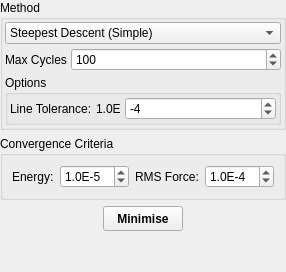
<?xml version="1.0" encoding="UTF-8"?>
<ui version="4.0">
 <class>MinimiserWidget</class>
 <widget class="QDockWidget" name="MinimiserWidget">
  <property name="geometry">
   <rect>
    <x>0</x>
    <y>0</y>
    <width>270</width>
    <height>272</height>
   </rect>
  </property>
  <property name="minimumSize">
   <size>
    <width>270</width>
    <height>272</height>
   </size>
  </property>
  <property name="windowTitle">
   <string>Minimiser</string>
  </property>
  <widget class="QWidget" name="dockWidgetContents">
   <layout class="QVBoxLayout" name="verticalLayout">
    <property name="margin">
     <number>0</number>
    </property>
    <item>
     <widget class="QGroupBox" name="groupBox">
      <property name="sizePolicy">
       <sizepolicy hsizetype="Minimum" vsizetype="Minimum">
        <horstretch>0</horstretch>
        <verstretch>0</verstretch>
       </sizepolicy>
      </property>
      <property name="title">
       <string>Method</string>
      </property>
      <layout class="QVBoxLayout" name="_7">
       <property name="spacing">
        <number>4</number>
       </property>
       <property name="margin">
        <number>2</number>
       </property>
       <item>
        <widget class="QComboBox" name="MinimiserMethodCombo">
         <property name="sizePolicy">
          <sizepolicy hsizetype="Expanding" vsizetype="Fixed">
           <horstretch>0</horstretch>
           <verstretch>0</verstretch>
          </sizepolicy>
         </property>
         <item>
          <property name="text">
           <string>Steepest Descent (Simple)</string>
          </property>
         </item>
         <item>
          <property name="text">
           <string>Steepest Descent (Line Minimised)</string>
          </property>
         </item>
         <item>
          <property name="text">
           <string>Conjugate Gradient</string>
          </property>
         </item>
         <item>
          <property name="text">
           <string>Monte Carlo (Molecular)</string>
          </property>
         </item>
         <item>
          <property name="text">
           <string>BFGS / PM6 (MOPAC)</string>
          </property>
         </item>
        </widget>
       </item>
       <item>
        <layout class="QHBoxLayout" name="_8">
         <property name="spacing">
          <number>4</number>
         </property>
         <property name="margin">
          <number>0</number>
         </property>
         <item>
          <widget class="QLabel" name="label_46">
           <property name="text">
            <string>Max Cycles</string>
           </property>
          </widget>
         </item>
         <item>
          <widget class="QSpinBox" name="MinimiseCyclesSpin">
           <property name="sizePolicy">
            <sizepolicy hsizetype="Expanding" vsizetype="Fixed">
             <horstretch>0</horstretch>
             <verstretch>0</verstretch>
            </sizepolicy>
           </property>
           <property name="minimum">
            <number>1</number>
           </property>
           <property name="maximum">
            <number>10000</number>
           </property>
           <property name="singleStep">
            <number>2</number>
           </property>
           <property name="value">
            <number>100</number>
           </property>
          </widget>
         </item>
        </layout>
       </item>
       <item>
        <widget class="QGroupBox" name="MethodOptionsGroup">
         <property name="sizePolicy">
          <sizepolicy hsizetype="Minimum" vsizetype="Minimum">
           <horstretch>0</horstretch>
           <verstretch>0</verstretch>
          </sizepolicy>
         </property>
         <property name="title">
          <string>Options</string>
         </property>
         <layout class="QVBoxLayout">
          <property name="spacing">
           <number>4</number>
          </property>
          <property name="margin">
           <number>2</number>
          </property>
          <item>
           <widget class="QStackedWidget" name="MethodOptionsStack">
            <property name="sizePolicy">
             <sizepolicy hsizetype="Expanding" vsizetype="Preferred">
              <horstretch>0</horstretch>
              <verstretch>0</verstretch>
             </sizepolicy>
            </property>
            <property name="currentIndex">
             <number>1</number>
            </property>
            <widget class="QWidget" name="MinimiseSDPage">
             <layout class="QHBoxLayout" name="_2">
              <property name="spacing">
               <number>4</number>
              </property>
              <property name="margin">
               <number>0</number>
              </property>
              <item>
               <layout class="QHBoxLayout" name="_3">
                <property name="spacing">
                 <number>4</number>
                </property>
                <property name="margin">
                 <number>0</number>
                </property>
                <item>
                 <widget class="QLabel" name="label_20">
                  <property name="sizePolicy">
                   <sizepolicy hsizetype="Minimum" vsizetype="Preferred">
                    <horstretch>0</horstretch>
                    <verstretch>0</verstretch>
                   </sizepolicy>
                  </property>
                  <property name="text">
                   <string>Line Tolerance:</string>
                  </property>
                 </widget>
                </item>
                <item>
                 <widget class="QLabel" name="label_21">
                  <property name="sizePolicy">
                   <sizepolicy hsizetype="Minimum" vsizetype="Preferred">
                    <horstretch>0</horstretch>
                    <verstretch>0</verstretch>
                   </sizepolicy>
                  </property>
                  <property name="text">
                   <string>1.0E</string>
                  </property>
                 </widget>
                </item>
                <item>
                 <widget class="QSpinBox" name="SDLineToleranceSpin">
                  <property name="sizePolicy">
                   <sizepolicy hsizetype="Expanding" vsizetype="Fixed">
                    <horstretch>0</horstretch>
                    <verstretch>0</verstretch>
                   </sizepolicy>
                  </property>
                  <property name="minimum">
                   <number>-10</number>
                  </property>
                  <property name="maximum">
                   <number>-1</number>
                  </property>
                  <property name="value">
                   <number>-4</number>
                  </property>
                 </widget>
                </item>
               </layout>
              </item>
             </layout>
            </widget>
            <widget class="QWidget" name="MethodCGOptionsPage">
             <layout class="QVBoxLayout" name="_4">
              <property name="spacing">
               <number>4</number>
              </property>
              <property name="margin">
               <number>0</number>
              </property>
              <item>
               <layout class="QHBoxLayout" name="_5">
                <property name="spacing">
                 <number>4</number>
                </property>
                <property name="margin">
                 <number>0</number>
                </property>
                <item>
                 <widget class="QLabel" name="label_47">
                  <property name="sizePolicy">
                   <sizepolicy hsizetype="Minimum" vsizetype="Preferred">
                    <horstretch>0</horstretch>
                    <verstretch>0</verstretch>
                   </sizepolicy>
                  </property>
                  <property name="text">
                   <string>Line Tolerance:</string>
                  </property>
                 </widget>
                </item>
                <item>
                 <widget class="QLabel" name="label_48">
                  <property name="sizePolicy">
                   <sizepolicy hsizetype="Minimum" vsizetype="Preferred">
                    <horstretch>0</horstretch>
                    <verstretch>0</verstretch>
                   </sizepolicy>
                  </property>
                  <property name="text">
                   <string>1.0E</string>
                  </property>
                 </widget>
                </item>
                <item>
                 <widget class="QSpinBox" name="CGLineToleranceSpin">
                  <property name="sizePolicy">
                   <sizepolicy hsizetype="Expanding" vsizetype="Fixed">
                    <horstretch>0</horstretch>
                    <verstretch>0</verstretch>
                   </sizepolicy>
                  </property>
                  <property name="minimum">
                   <number>-10</number>
                  </property>
                  <property name="maximum">
                   <number>-1</number>
                  </property>
                  <property name="value">
                   <number>-4</number>
                  </property>
                 </widget>
                </item>
               </layout>
              </item>
             </layout>
            </widget>
            <widget class="QWidget" name="MethodMCOptionsPage"/>
            <widget class="QWidget" name="MethodSimplexOptionsPage"/>
           </widget>
          </item>
         </layout>
        </widget>
       </item>
      </layout>
     </widget>
    </item>
    <item>
     <widget class="QGroupBox" name="ConvergenceGroup">
      <property name="sizePolicy">
       <sizepolicy hsizetype="Expanding" vsizetype="Minimum">
        <horstretch>0</horstretch>
        <verstretch>0</verstretch>
       </sizepolicy>
      </property>
      <property name="title">
       <string>Convergence Criteria</string>
      </property>
      <layout class="QHBoxLayout" name="horizontalLayout">
       <item>
        <widget class="QLabel" name="label_9">
         <property name="sizePolicy">
          <sizepolicy hsizetype="Minimum" vsizetype="Preferred">
           <horstretch>0</horstretch>
           <verstretch>0</verstretch>
          </sizepolicy>
         </property>
         <property name="text">
          <string>Energy:</string>
         </property>
        </widget>
       </item>
       <item>
        <widget class="QSpinBox" name="EnergyConvergeSpin">
         <property name="sizePolicy">
          <sizepolicy hsizetype="Expanding" vsizetype="Fixed">
           <horstretch>0</horstretch>
           <verstretch>0</verstretch>
          </sizepolicy>
         </property>
         <property name="prefix">
          <string>1.0E</string>
         </property>
         <property name="minimum">
          <number>-10</number>
         </property>
         <property name="maximum">
          <number>1</number>
         </property>
         <property name="value">
          <number>-5</number>
         </property>
        </widget>
       </item>
       <item>
        <widget class="QLabel" name="label_10">
         <property name="sizePolicy">
          <sizepolicy hsizetype="Minimum" vsizetype="Preferred">
           <horstretch>0</horstretch>
           <verstretch>0</verstretch>
          </sizepolicy>
         </property>
         <property name="text">
          <string>RMS Force:</string>
         </property>
        </widget>
       </item>
       <item>
        <widget class="QSpinBox" name="ForceConvergeSpin">
         <property name="enabled">
          <bool>true</bool>
         </property>
         <property name="sizePolicy">
          <sizepolicy hsizetype="Expanding" vsizetype="Fixed">
           <horstretch>0</horstretch>
           <verstretch>0</verstretch>
          </sizepolicy>
         </property>
         <property name="prefix">
          <string>1.0E</string>
         </property>
         <property name="minimum">
          <number>-10</number>
         </property>
         <property name="maximum">
          <number>1</number>
         </property>
         <property name="value">
          <number>-4</number>
         </property>
        </widget>
       </item>
      </layout>
     </widget>
    </item>
    <item>
     <layout class="QHBoxLayout" name="_9">
      <property name="spacing">
       <number>4</number>
      </property>
      <property name="margin">
       <number>0</number>
      </property>
      <item>
       <spacer>
        <property name="orientation">
         <enum>Qt::Horizontal</enum>
        </property>
        <property name="sizeHint" stdset="0">
         <size>
          <width>21</width>
          <height>20</height>
         </size>
        </property>
       </spacer>
      </item>
      <item>
       <widget class="QPushButton" name="MinimiseButton">
        <property name="minimumSize">
         <size>
          <width>0</width>
          <height>25</height>
         </size>
        </property>
        <property name="font">
         <font>
          <weight>75</weight>
          <bold>true</bold>
         </font>
        </property>
        <property name="text">
         <string>Minimise</string>
        </property>
        <property name="autoDefault">
         <bool>false</bool>
        </property>
       </widget>
      </item>
      <item>
       <spacer>
        <property name="orientation">
         <enum>Qt::Horizontal</enum>
        </property>
        <property name="sizeHint" stdset="0">
         <size>
          <width>21</width>
          <height>20</height>
         </size>
        </property>
       </spacer>
      </item>
     </layout>
    </item>
    <item>
     <spacer name="verticalSpacer">
      <property name="orientation">
       <enum>Qt::Vertical</enum>
      </property>
      <property name="sizeHint" stdset="0">
       <size>
        <width>20</width>
        <height>0</height>
       </size>
      </property>
     </spacer>
    </item>
   </layout>
  </widget>
 </widget>
 <resources/>
 <connections/>
</ui>
